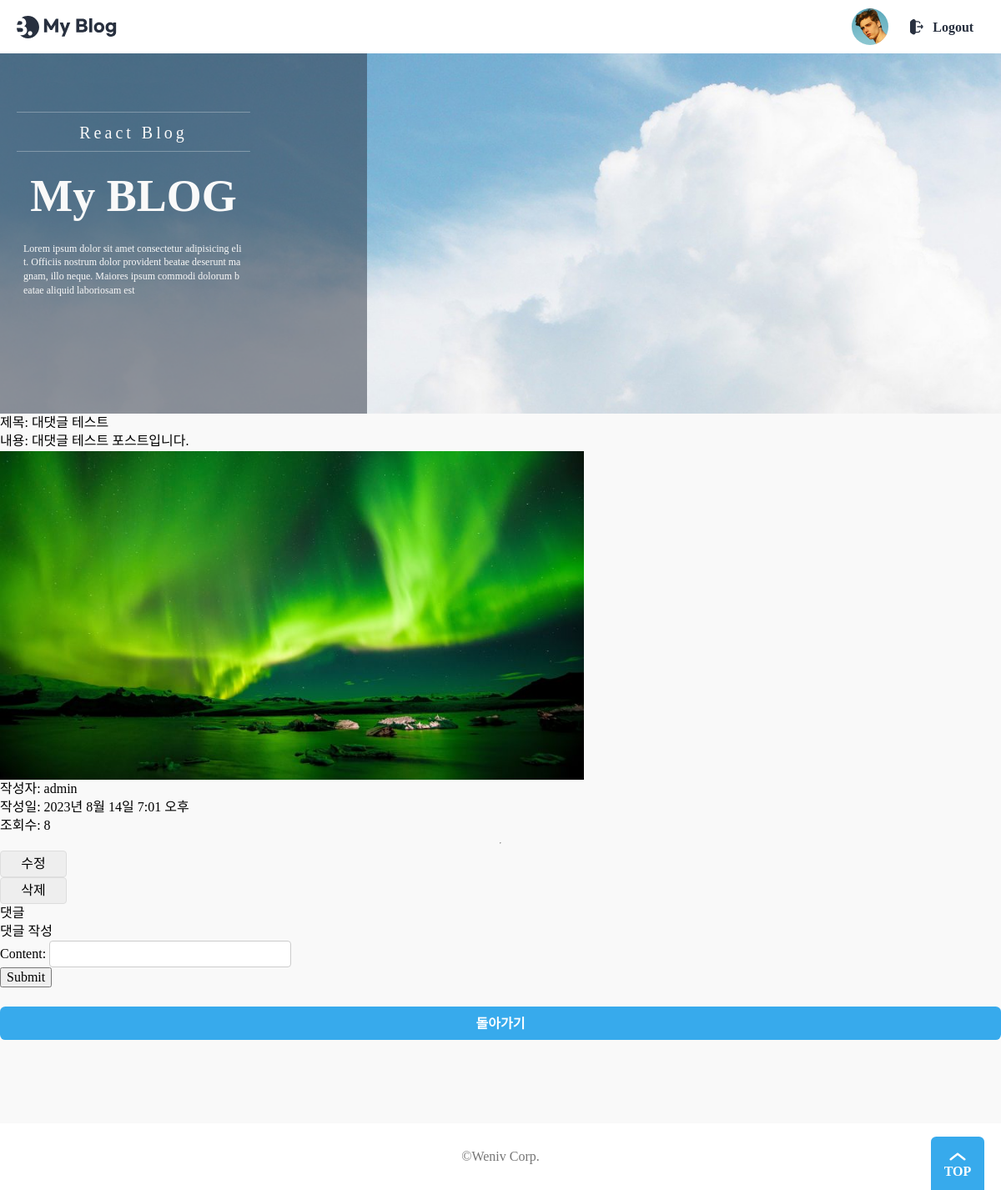
Screenshot of /blog/1/ (signed in) with the database file from the repository.
### posts/models.py (models this page shows, shortened)
class Post(models.Model):
    title = models.CharField(max_length=20)
    content = models.TextField()
    writer = models.ForeignKey(User, on_delete=models.CASCADE)  # user foreignkey
    category_choices = (('일반', '일반'), ('공지사항', '공지사항'))
    category = models.CharField(max_length=20, choices=category_choices)
    created_at = models.DateTimeField(auto_now_add=True)
    updated_at = models.DateTimeField(auto_now=True)
    hit = models.PositiveIntegerField(default=0)
    img = models.ImageField(upload_to="", blank=True, null=True)
    def update_counter(self):
        self.hit = self.hit + 1
        self.save()

### accounts/models.py (models this page shows)
class User(AbstractUser):
    username = models.CharField(unique=True, max_length=20)
    email = models.CharField(max_length=255, null=True, blank=True)
    nickname = models.CharField(max_length=100, null=True, blank=True)
    created_at = models.TimeField(auto_now_add=True)
    updated_at = models.TimeField(auto_now=True)

### posts/views.py (the view)
# urls.py: path('<int:post_id>/', PostDetail, name='detail'),
class PostDetail(DetailView):
    model = Post
    template_name = 'posts/detail.html'
    context_object_name = 'post'
    def get_object(self):
        try:
            object = get_object_or_404(Post, id=self.kwargs['post_id'])
            object.update_counter()
            return object
        except Http404:
            return None
    def get_context_data(self, **kwargs):
        context = super().get_context_data(**kwargs)
        post_id = self.kwargs.get('post_id')
        context['post'] = get_object_or_404(Post, pk=post_id)
        context['comments'] = Comment.objects.filter(post_id=post_id)
        context['comment_form'] = CommentForm()
        context['recomment_form'] = ReCommentForm()
        return context

### posts/forms.py
class CommentForm(forms.ModelForm):
    class Meta:
        model = Comment
        fields = ['content']

class ReCommentForm(forms.ModelForm):
    class Meta:
        model = ReComment
        fields = ['content']

### posts/templates/posts/detail.html (shortened to what this page needs)
{% extends 'base.html' %}
{% load i18n %}
{% load static %}
{% block content %}
<head>
    <link rel="stylesheet" type="text/css" href="{% static 'css/common.css' %}">
    <link rel="stylesheet" type="text/css" href="{% static 'css/table.css' %}">
    <link rel="stylesheet" type="text/css" href="{% static 'css/list.css' %}">
</head>
    <h1>제목: {{ post.title }}</h1>
    <p>내용: {{ post.content }}</p>
    {% if post.img %}
    <img src="{{ post.img.url }}" alt="image" width="700">
    {% endif %}
    <p>
        작성자:
        {% if post.writer.nickname %}
            {{ post.writer.nickname }}
        {% else %}
            {{ post.writer }}
        {% endif %}
    </p>
    <p>작성일: {{ post.created_at }}</p>
    <p>조회수: {{ post.hit }}</p>
    <hr>
    {% if post.writer == request.user %}
    <a href="{% url 'blog:edit' post.id %}" class="btn">수정</a>
    <form action="{% url 'blog:delete' post.id %}" method="post">
        <input type="submit" value="삭제" class="btn">
    </form>
    {% endif %}
    <h3>댓글</h3>
    <h3>댓글 작성</h3>
    <form id="comment-form" action="{% url 'blog:cm-write' post_id=post.id %}" method="post">
        {{ comment_form.as_p }}
        <input type="submit" value="{% trans 'Submit' %}">
    </form>
    <br>
    <a href="{% url 'blog:list' %}" class="button">돌아가기</a>
{% endblock %}

### static/css/global.css (style rules this page uses)
:root { --main-color: rgb(55, 170, 236); --main-rgb: 55, 171, 236; --outline-border: rgb(55, 160, 236); --red-color: rgb(243, 124, 75); --red-rgb: 243, 124, 75; --black-color: #28303f; --white-color: #fff; --gray-color: #767676; --border-color: #ddd; --gray-background-light: #f9f9f9; --gray-background: #f5f5f5; --gray-text: #6f6f6f; --border-radius: 0.4em; }
h1, a, div, p, section, article, input, textarea { box-sizing: border-box; }
a { text-decoration: none; color: inherit; }
html { font-size: 10px; }
body { font-size: 1.6rem; line-height: 1.4; }
input, button { font-size: inherit; font-family: inherit; }
a { border-radius: 0.8rem; overflow: hidden; }
img { vertical-align: bottom; }
body { background: var(--gray-background-light); }

### static/css/button.css (style rules this page uses)
.button { display: inline-flex; align-items: center; justify-content: center; gap: 0.8rem; height: 4rem; padding: 0.2rem 1.2em 0; border: 0; border-radius: var(--border-radius); background: var(--main-color); color: var(--white-color); text-transform: uppercase; font-weight: bold; line-height: 1; }

### static/css/common.css (style rules this page uses)
body, h1, h2, p, fieldset, ul { padding: 0; margin: 0; }
a { text-decoration: none; color: inherit; }
input, textarea, select { box-sizing: border-box; }
body { min-width: 1000px; display: flex; flex-direction: column; min-height: 100vh; }
[type="text"], [type="password"], [type="email"] { width: 290px; height: 32px; border: 1px solid #ccc; border-radius: 4px; padding: 0 8px; }
.btn { background-color: #eee; width: 80px; height: 32px; border: 1px solid #ddd; border-radius: 4px; display: inline-flex; align-items: center; justify-content: center; box-sizing: border-box; font: inherit; }

### rows the page displays
Post: title "대댓글 테스트", content "대댓글 테스트 포스트입니다.", img (picture), writer "admin", created_at "2023년 8월 14일 7:01 오후", hit "8"
